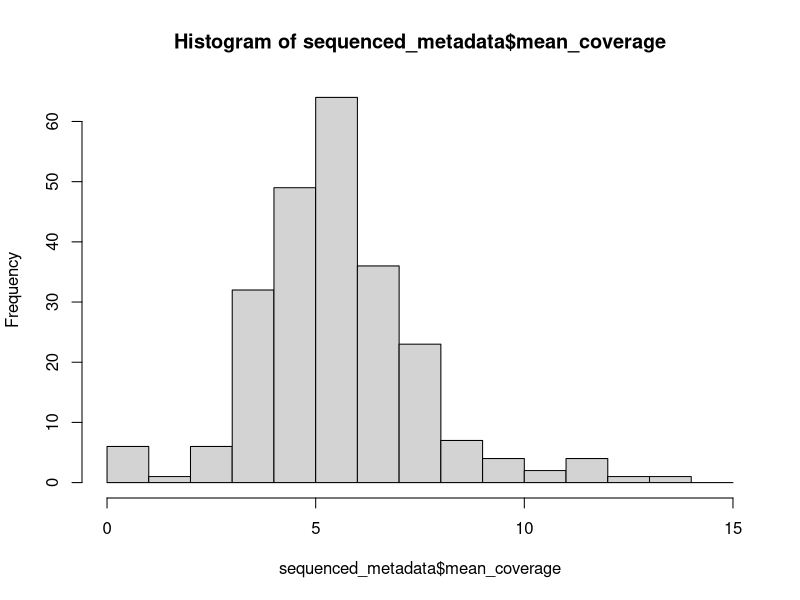
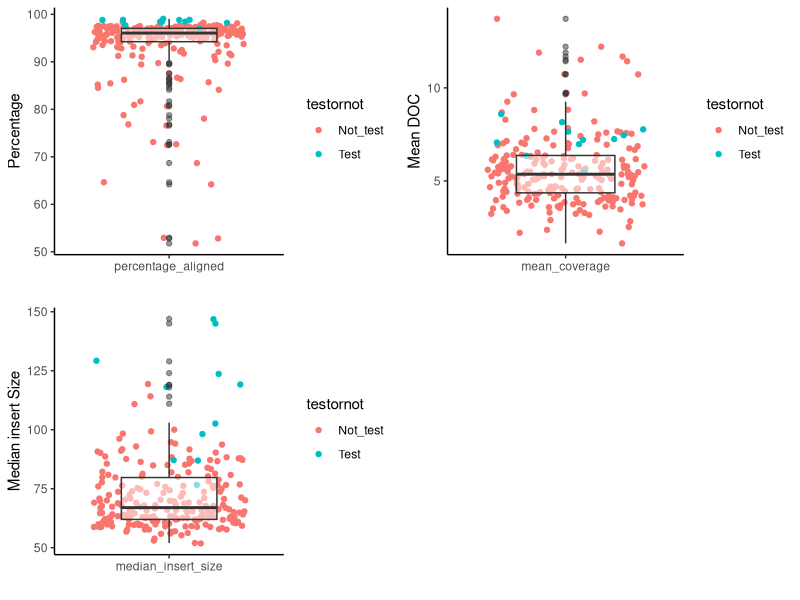
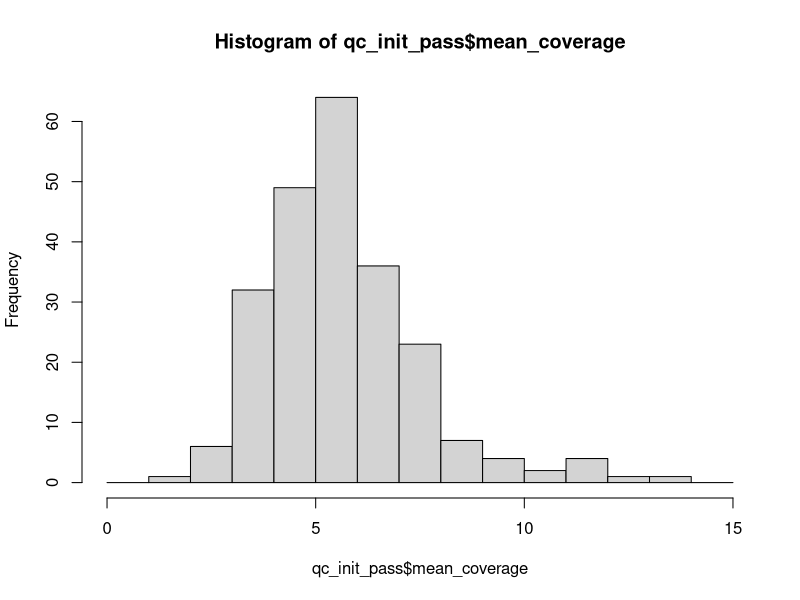

The R script that drew these images, in order: (Note: this script raises an error after producing the figures.)
######
#Metadata wrangling for anopheles_pmi project
######
library(data.table)
library(tidyverse)
setwd('~/Projects/MOVE/anopheles_pmi_cnrfp/')
lib_metadata = setDT(read.csv('metadata/complete_library_metadata.csv'))

#read irs history and clean, melt to long
sentinel_site_history = setDT(fread('metadata/pmi_sentinel_site_history.csv', header = T))
sentinel_site_history = data.table::melt.data.table(sentinel_site_history, id.vars= c('District', 'Site'))
sentinel_site_history$variable = gsub('X', '', sentinel_site_history$variable) #date needs a clean
colnames(sentinel_site_history) = c('District', 'Pop', 'collection.year', 'Treatment')
sentinel_site_history$collection.year = as.integer(sentinel_site_history$collection.year)

unique(lib_metadata$Pop)
unique(sentinel_site_history$Pop)

#setkey(sentinel_site_history, Site, Date)
#setkey(lib_metadata, Pop, collection.year, format = 'y')
lib_metadata = left_join(lib_metadata, sentinel_site_history, by = c('Pop', 'collection.year'))

qualimap_qc = read.delim('data/sequencing_qc_pmi_samples/multiqc_data/multiqc_qualimap_bamqc_genome_results.txt')
flagstat_qc = read.delim('data/sequencing_qc_pmi_samples//multiqc_data/multiqc_samtools_flagstat.txt')

flagstat_qc$cgr_id = as.numeric(gsub("\\_.*","",flagstat_qc$Sample))
qualimap_qc$cgr_id = as.numeric(gsub("\\_.*","",qualimap_qc$Sample))


fullmeta = left_join(lib_metadata, qualimap_qc, by=c('cgr_num' = 'cgr_id'))


sequenced_metadata = fullmeta[!is.na(fullmeta$bam_file)]
hist(sequenced_metadata$mean_coverage, breaks = c(0,1,2,3,4,5,6,7,8,9,10,11,12,13,14,15))
qc_init_pass = sequenced_metadata[sequenced_metadata$mean_coverage >= 1]
qc_pass_minus_daves_tests =  qc_init_pass[!qc_init_pass$Pop == 'DW_test']

dw_points = filter(qc_init_pass, Pop == 'DW_test')

qc_init_pass$testornot = ifelse(qc_init_pass$Pop == 'DW_test', 'Test', 'Not_test')

a = qc_init_pass %>% select(percentage_aligned, mean_coverage, median_insert_size, Pop, testornot) %>% pivot_longer(cols=1:3) %>% 
  filter(name == 'percentage_aligned') %>% 
  ggplot(aes(x=name, y=value))+
  geom_jitter(aes(color = testornot))+
  geom_boxplot(width = 0.5, alpha=0.5)+
  theme_classic()+
  labs(x='', y='Percentage')

b = qc_init_pass %>% select(percentage_aligned, mean_coverage, median_insert_size, Pop, testornot) %>% pivot_longer(cols=1:3) %>% 
  filter(name == 'mean_coverage') %>% 
  ggplot(aes(x=name, y=value))+
  geom_jitter(aes(color = testornot))+
  geom_boxplot(width = 0.5, alpha=0.5)+
  theme_classic()+
  labs(x='', y='Mean DOC')

c = qc_init_pass %>% select(percentage_aligned, mean_coverage, median_insert_size, Pop, testornot) %>% pivot_longer(cols=1:3) %>% 
  filter(name == 'median_insert_size') %>% 
  ggplot(aes(x=name, y=value))+
  geom_jitter(aes(color = testornot))+
  geom_boxplot(width = 0.5, alpha=0.5)+
  theme_classic()+
  labs(x='', y='Median insert Size')


cowplot::plot_grid(a,b,c, align = 'h')


hist(qc_init_pass$mean_coverage, breaks = c(0,1,2,3,4,5,6,7,8,9,10,11,12,13,14,15))

#write_csv(sequenced_metadata, 'metadata/cov_over_0.csv')

bampath = '/export/projects/III-data/lamberton/tdd3v/anopheles_pmi/bam/'
cgrsuf = '_220322_L001.srt.dp.bam'

bamloc = paste0(bampath, qc_pass_minus_daves_tests$cgr_num, cgrsuf)
qc_pass_minus_daves_tests = cbind(qc_pass_minus_daves_tests, bamloc)

#add angsd bam ordering (zero indexed rownum)
qc_pass_minus_daves_tests$angsdno = seq(0, nrow(qc_pass_minus_daves_tests)-1)
#add sample loc
loc = fread('metadata/pmi/ghana_site_gps.csv')
qc_pass_minus_daves_tests = left_join(qc_pass_minus_daves_tests, loc, by=c('Pop' = 'site'))
#write pmi metadata
write_csv(x = qc_pass_minus_daves_tests, 'metadata/pmi_metadata.csv')
#all samples with cov >= 1
#write(paste0(bampath, qc_pass_minus_daves_tests$cgr_num, cgrsuf), file = 'poplists/allsamples')

true_untreated = qc_pass_minus_daves_tests[Pop == 'Kulaa' | Pop == 'Tugu']
treated_all = qc_pass_minus_daves_tests[Treatment == 'ACy' | Treatment == 'PM' | Treatment == 'CLD' | Treatment == 'CLD+DM']
acy = qc_pass_minus_daves_tests[Treatment == 'ACy']
pm = qc_pass_minus_daves_tests[Treatment == 'PM']
cld = qc_pass_minus_daves_tests[Treatment == 'CLD' | Treatment == 'CLD+DM']

write(paste0(bampath, treated_all$cgr_num, cgrsuf), file = 'poplists/treated_all')
write(paste0(bampath, acy$cgr_num, cgrsuf), file = 'poplists/treated_acy')
write(paste0(bampath, pm$cgr_num, cgrsuf), file = 'poplists/treated_pm')
write(paste0(bampath, cld$cgr_num, cgrsuf), file = 'poplists/treated_cld')

for (y in unique(qc_pass_minus_daves_tests$Pop)) {
  s = qc_pass_minus_daves_tests[Pop == y]
  write(paste0(bampath, s$cgr_num, cgrsuf), file = paste0('poplists/by_village_', y))
}

hist(qc_pass_minus_daves_tests$mean_mapping_quality)

write_csv(qc_pass_minus_daves_tests, 'metadata/allsamples_qcpass_metadata.csv')


#all vs and tps
for (s in unique(qc_pass_minus_daves_tests$collection.year)) {
  for (x in unique(qc_pass_minus_daves_tests$Pop)) {
    t = qc_pass_minus_daves_tests[Pop == x & collection.year == s]
    write(paste0(bampath, t$cgr_num, cgrsuf), file = paste0('poplists/by_v_tp_', s,'_',x))
  }
}

#all untreated
for (s in unique(qc_pass_minus_daves_tests$collection.year)) {
    t = qc_pass_minus_daves_tests[Pop == 'Kulaa' | Pop == 'Tugu']
    v = t[collection.year == s]
    write(paste0(bampath, v$cgr_num, cgrsuf), file = paste0('poplists/untreated_',s))
}



#post tx 2014 
x = qc_pass_minus_daves_tests[Pop == 'Gbullung' | Pop == 'Dimabi' | Pop == 'Woribugu']
post_tx_2014 = x[collection.year == 2014]
write(paste0(bampath, post_tx_2014$cgr_num, cgrsuf), file = 'poplists/condition5_post_tx_2014')
#write(paste0(bampath, all_treated$cgr_num, cgrsuf), file = 'poplists/all_treated')

#post tx 2016
x = qc_pass_minus_daves_tests[Pop == 'Tarikpaa' | Pop == 'Nanton' | Pop == 'Woribugu' | Pop == 'Dimabi']
post_tx_2016 = x[collection.year == 2016]
write(paste0(bampath, post_tx_2016$cgr_num, cgrsuf), file = 'poplists/condition5_post_tx_2016')

#post tx 2018
x = qc_pass_minus_daves_tests[Pop == 'Tarikpaa' | Pop == 'Nanton' | Pop == 'Woribugu' | Pop == 'Dimabi']
post_tx_2018 = x[collection.year == 2018]
write(paste0(bampath, post_tx_2016$cgr_num, cgrsuf), file = 'poplists/condition5_post_tx_2018')

#newtx_2014
x = qc_pass_minus_daves_tests[Pop == 'Nanton' | Pop == 'Bunbuna']
tx_2014 = x[collection.year == 2014]
write(paste0(bampath, tx_2014$cgr_num, cgrsuf), file = 'poplists/condition6_tx_2014')

#post tx 2016
x = qc_pass_minus_daves_tests[Pop == 'Tarikpaa' | Pop == 'Nanton' | Pop == 'Woribugu' | Pop == 'Dimabi']
tx_2014 = x[collection.year == 2016]
write(paste0(bampath, tx_2014$cgr_num, cgrsuf), file = 'poplists/condition6_posttx_2016')

x = qc_pass_minus_daves_tests[Pop == 'Kulaa' | Pop == 'Tugu']
write(paste0(bampath, x$cgr_num, cgrsuf), file = 'poplists/untreated_all')

#tx 2018
x = qc_pass_minus_daves_tests[Pop == 'Gbullung' | Pop == 'Bunbuna' | Pop == 'Binduli']
tx_2014 = x[collection.year == 2018]
write(paste0(bampath, tx_2014$cgr_num, cgrsuf), file = 'poplists/condition6_tx_2018')

#post tx 2018
x = qc_pass_minus_daves_tests[Pop == 'Tarikpaa' | Pop == 'Nanton' | Pop == 'Woribugu' | Pop == 'Dimabi']
tx_2014 = x[collection.year == 2018]
write(paste0(bampath, tx_2014$cgr_num, cgrsuf), file = 'poplists/condition6_posttx_2018')


#tx 2020
x = qc_pass_minus_daves_tests[Pop == 'Gbullung' | Pop == 'Bunbuna' | Pop == 'Binduli']
tx_2014 = x[collection.year == 2020]
write(paste0(bampath, tx_2014$cgr_num, cgrsuf), file = 'poplists/condition6_tx_2020')


write(paste0(bampath, qc_pass_minus_daves_tests[Pop == 'Binduli' & collection.year == 2008]$cgr_num, cgrsuf), file = 'poplists/condition7_binduli_2008')
write(paste0(bampath, qc_pass_minus_daves_tests[Pop == 'Nanton' & collection.year == 2008]$cgr_num, cgrsuf), file = 'poplists/condition7_nanton_2008')
write(paste0(bampath, qc_pass_minus_daves_tests[Pop == 'Nanton' & collection.year == 2014]$cgr_num, cgrsuf), file = 'poplists/condition7_nanton_2014')
write(paste0(bampath, qc_pass_minus_daves_tests[Pop == 'Bunbuna' & collection.year == 2014]$cgr_num, cgrsuf), file = 'poplists/condition7_bunbuna_2014')
write(paste0(bampath, qc_pass_minus_daves_tests[Pop == 'Bunbuna' & collection.year == 2018]$cgr_num, cgrsuf), file = 'poplists/condition7_Bunbuna_2018')
write(paste0(bampath, qc_pass_minus_daves_tests[Pop == 'Bunbuna' & collection.year == 2020]$cgr_num, cgrsuf), file = 'poplists/condition7_Bunbuna_2020')
write(paste0(bampath, qc_pass_minus_daves_tests[Pop == 'Nanton' & collection.year == 2018]$cgr_num, cgrsuf), file = 'poplists/condition7_Nanton_2018')
write(paste0(bampath, qc_pass_minus_daves_tests[Pop == 'Kulaa' & collection.year == 2020]$cgr_num, cgrsuf), file = 'poplists/condition7_Kulaa_2020')







